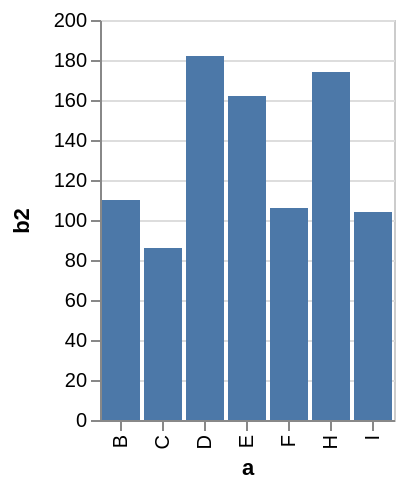

Specify this chart in Vega-Lite:
### Vega specification from a JSON file in a GitHub repository (floating-point values rounded to 4 significant figures)
{"$schema": "https://vega.github.io/schema/vega/v3.0.json", "description": "A simple bar chart with embedded data that uses a filter and calculate.", "autosize": "pad", "padding": 5, "encode": {"update": {"stroke": {"value": "#ccc"}, "fill": {"value": "transparent"}}}, "data": [{"name": "source_0", "values": [{"a": "A", "b": 28}, {"a": "B", "b": 55}, {"a": "C", "b": 43}, {"a": "G", "b": 19}, {"a": "H", "b": 87}, {"a": "I", "b": 52}, {"a": "D", "b": 91}, {"a": "E", "b": 81}, {"a": "F", "b": 53}]}, {"name": "data_0", "source": "source_0", "transform": [{"type": "formula", "expr": "2*datum.b", "as": "b2"}, {"type": "filter", "expr": "datum.b2 > 60"}, {"type": "filter", "expr": "datum[\"b2\"] !== null && !isNaN(datum[\"b2\"])"}]}], "signals": [{"name": "x_step", "value": 21}, {"name": "width", "update": "bandspace(domain('x').length, 0.1, 0.05) * x_step"}, {"name": "height", "update": "200"}], "marks": [{"name": "marks", "type": "rect", "clip": true, "role": "bar", "from": {"data": "data_0"}, "encode": {"update": {"x": {"scale": "x", "field": "a"}, "width": {"scale": "x", "band": true}, "y": {"scale": "y", "field": "b2"}, "y2": {"scale": "y", "value": 0}, "fill": {"value": "#4c78a8"}}}}], "scales": [{"name": "x", "type": "band", "domain": {"data": "data_0", "field": "a", "sort": true}, "range": {"step": {"signal": "x_step"}}, "round": true, "paddingInner": 0.1, "paddingOuter": 0.05}, {"name": "y", "type": "linear", "domain": {"data": "data_0", "field": "b2"}, "range": [{"signal": "height"}, 0], "round": true, "nice": true, "zero": true}], "axes": [{"scale": "x", "orient": "bottom", "tickCount": 5, "title": "a", "zindex": 1, "encode": {"labels": {"update": {"angle": {"value": 270}, "align": {"value": "right"}, "baseline": {"value": "middle"}}}}}, {"scale": "y", "maxExtent": 30, "minExtent": 30, "orient": "left", "title": "b2", "zindex": 1}, {"scale": "y", "domain": false, "grid": true, "labels": false, "orient": "left", "ticks": false, "zindex": 0, "gridScale": "x"}], "config": {"axis": {"quantitativeExtent": 30}}}
